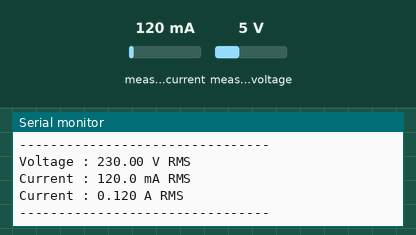
Simulated run of this sketch. Board: ESP32. Parts: the last lines printed to the serial monitor. The test bench sets the inputs (shaded band); at power-on: measured current 120 mA, measured voltage 5 V (analog values on the 0–4095 scale).

Above: at 5.2 s.
5.3 s: measured current set to 40 mA
At 6.6 s:
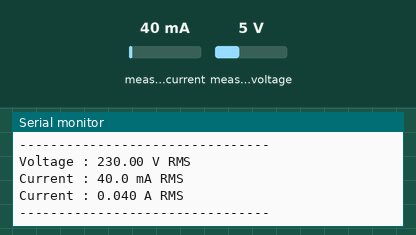
6.8 s: measured voltage set to 0.3 V
8.3 s: measured current set to 500 mA
At 9.7 s:
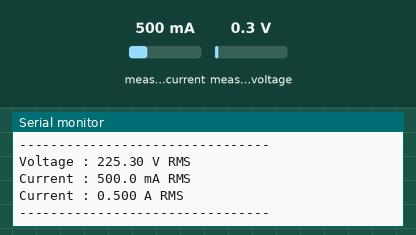
9.8 s: measured voltage set to 3.8 V
Timing chart, 0 to 12.3 s (numbered marks = the images above; inputs shaded):
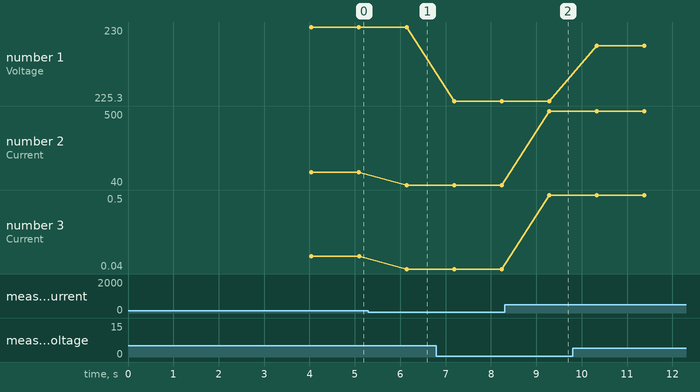

The sketch:

sketch_sep25a.ino
```cpp
#include <ZMPT101B.h>
#include <ACS712.h>

#define ZMPT_PIN 35
#define ACS_PIN  34
#define AC_FREQUENCY 50.0

// ZMPT101B
ZMPT101B voltageSensor(ZMPT_PIN, AC_FREQUENCY);

// ACS712-20A = 100 mV/A
ACS712 currentSensor(ACS_PIN, 3.3, 4095, 100);

void setup() {
  Serial.begin(115200);
  delay(1000);

  analogReadResolution(12);
  analogSetPinAttenuation(ZMPT_PIN, ADC_11db);
  analogSetPinAttenuation(ACS_PIN, ADC_11db);

  Serial.println();
  Serial.println("   12V AC VOLTAGE + CURRENT");
  Serial.println("Calibrating ACS712...");
  Serial.println("REMOVE LOAD / ZERO CURRENT");

  delay(3000);

  currentSensor.autoMidPoint(50, 20);
  Serial.println("ACS712 calibration complete.");
  Serial.println();
}

void loop() {

  // VOLTAGE
  float voltage = voltageSensor.getRmsVoltage(10);

  // CURRENT
  float current_mA =
      currentSensor.mA_AC_sampling(50, 10);

  float current_A = current_mA / 1000.0;
  Serial.println("--------------------------------");
  Serial.print("Voltage : ");
  Serial.print(voltage, 2);
  Serial.println(" V RMS");
  Serial.print("Current : ");
  Serial.print(current_mA, 1);
  Serial.println(" mA RMS");
  Serial.print("Current : ");
  Serial.print(current_A, 3);
  Serial.println(" A RMS");
  Serial.println("--------------------------------");

  delay(1000);
}
```

Measured:
- after the input at 5.3 s, the serial monitor: prints a new line after 0.84 s (image 1)
- after the input at 8.3 s, the serial monitor: prints a new line after 0.98 s (image 2)
- plotted number 1: 230 → 225.3 after the input at 6.8 s, 225.3 → 228.8 after the input at 9.8 s
- plotted number 2: 120 → 40 after the input at 5.3 s, 40 → 500 after the input at 8.3 s
- plotted number 3: 0.12 → 0.04 after the input at 5.3 s, 0.04 → 0.5 after the input at 8.3 s
